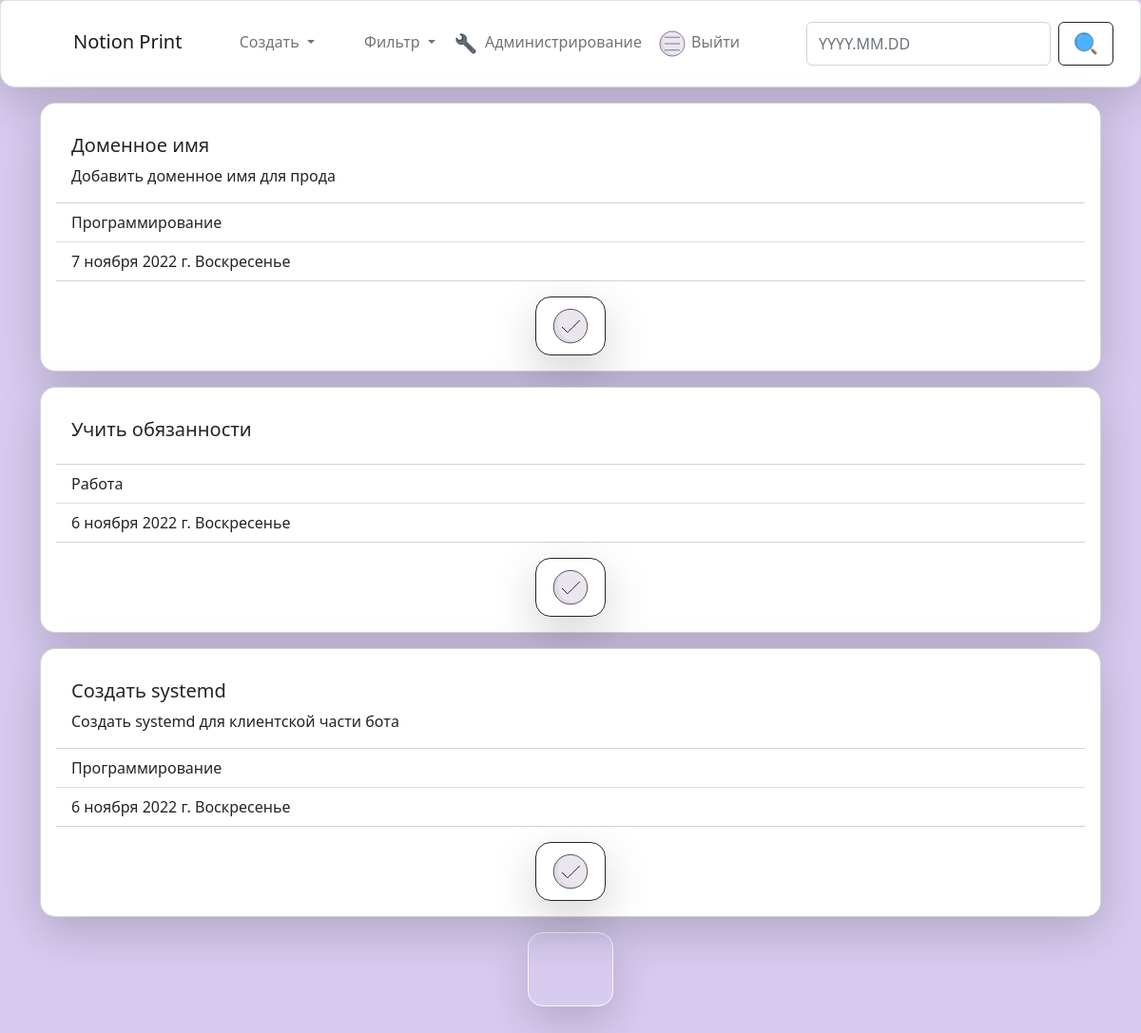
The app's page /?appoint_to__gte=2022-11-06&appoint_to__lt=2022-11-14 (signed in), older data.
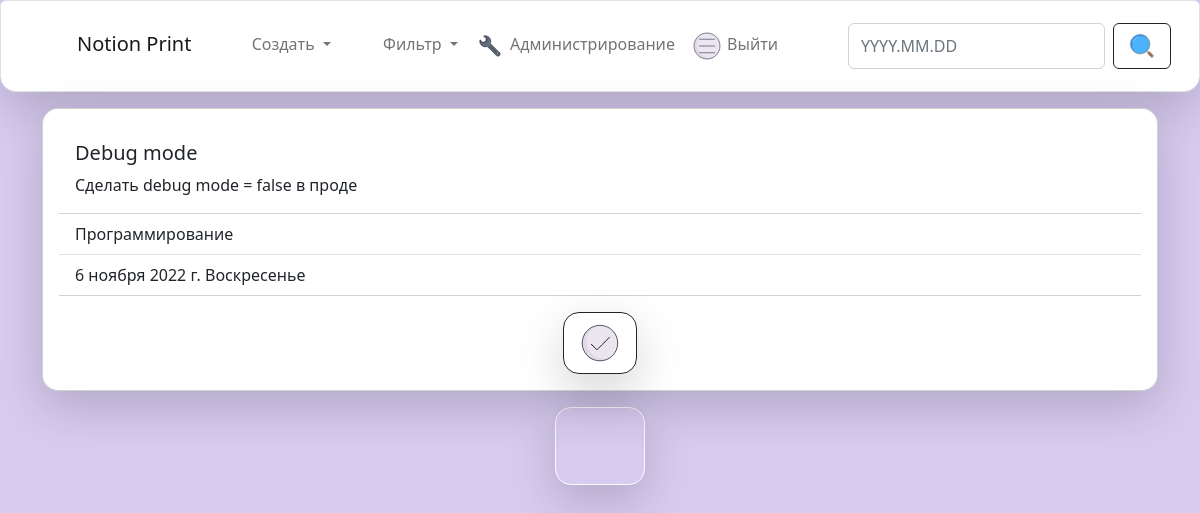
The same page, newer data.
### Notion/models.py (models this page shows, shortened)
class Task(models.Model):
    title = models.CharField(max_length=255, db_index=True, verbose_name='Заголовок задачи')
    content = models.TextField(blank=True, verbose_name='Текст задачи')
    created_at = models.DateTimeField(auto_now_add=True, verbose_name='Создано')
    update_at = models.DateTimeField(auto_now=True, verbose_name='Изменено')
    appoint_to = models.DateField(verbose_name='Назначено на')
    photo = models.ImageField(upload_to='photos/%Y/%m/%d/',blank=True, verbose_name='Прикрепленное фото')
    active = models.BooleanField(default=True, verbose_name='Активна')
    typing = models.ForeignKey('Typing', on_delete=models.PROTECT, null=True, verbose_name='Тип задачи')
    class Meta:
        verbose_name = 'Задача'
        verbose_name_plural = 'Задачи'
        ordering = ['-created_at']

class Typing(models.Model):
    title = models.CharField(max_length=255, db_index=True, verbose_name='Тип задачи')
    def __str__(self) -> str:
        return self.title
    class Meta:
        verbose_name = 'Тип'
        verbose_name_plural = 'Типы'
        ordering = ['title']

### Notion/views.py (the view)
# urls.py: path('', Home.as_view(), name='home')
class Home(LoginRequiredMixin, ListView):
    model = Task
    template_name = 'Notion/home.html'
    login_url = '/login/'
    context_object_name = 'task_list'
    def get_context_data(self, **kwargs):
        context = super().get_context_data(**kwargs)
        context['weekday'] = get_weekday(self.current_date)
        context['now_date'] = get_now_date()
        return context
    def get(self, request, *args, **kwargs) -> HttpResponse:
        self.current_date = request.GET.get('search', get_now_date())
        self.appoint_to__gte = request.GET.get('appoint_to__gte', None)
        self.appoint_to__lt = request.GET.get('appoint_to__lt', None)
        return super().get(request, *args, **kwargs)
    def get_queryset(self):
        if self.appoint_to__gte!=None and self.appoint_to__lt!=None:
            return Task.objects.filter(active=True, appoint_to__gte=self.appoint_to__gte, appoint_to__lt=self.appoint_to__lt).select_related('typing')
        return Task.objects.filter(active=True, appoint_to=self.current_date).select_related('typing')

### Notion/templatetags/custom_filters.py (called while the page is built)
@register.simple_tag(name = 'get_categories')
def get_categories(task_list):
    if len(task_list)!=0:
        return str(task_list[0].appoint_to)
    return False

@register.simple_tag(name= 'get_dates')
def get_dates(now, period):
    def to_str(date):
        return date.strftime('%Y-%m-%d')
    now_date = datetime.strptime(now, "%Y-%m-%d")
    if period=='week':
        return f"?appoint_to__gte={to_str(now_date-timedelta(7))}&appoint_to__lt={to_str(now_date+timedelta(1))}"
    elif period=='month':
        return f"?appoint_to__gte={to_str(now_date-timedelta(30))}&appoint_to__lt={to_str(now_date+timedelta(1))}"

### Notion/views.py (called while the page is built)
def get_now_date():
    return datetime.today().strftime('%Y-%m-%d')

def get_weekday(date):
    day_index = datetime.isoweekday(datetime.strptime(date, "%Y-%m-%d"))
    if day_index==1: return 'Понедельник'
    elif day_index==2: return 'Вторник'
    elif day_index==3: return 'Среда'
    elif day_index==4: return 'Четверг'
    elif day_index==5: return 'Пятница'
    elif day_index==6: return 'Суббота'
    elif day_index==7: return 'Воскресенье'

### Notion/templates/Notion/home.html (shortened to what this page needs)
{% extends 'base.html' %}
{% block container %}
<div class="container">
    {% for task in task_list %}
    <div class="card mt-3 shadow-lg p-3 mb-2 bg-body rounded-4">
        <div class="card-body">
            <h5 class="card-title">{{task.title|capfirst}}</h5>
            <p class="card-text">{{task.content|safe}}</p>
        </div>
        <ul class="list-group list-group-flush">
            <li class="list-group-item">{{task.typing|capfirst}}</li>
            <li class="list-group-item">{{task.appoint_to}} {{weekday}}</li>
        </ul>
        {% include 'Notion/include/_button_deactivate.html' %}
    </div>
{% endfor %}
    <div class="row">
        <div class="col text-center">
        {% include 'Notion/include/_button_print.html' %}
        </div>
    </div>
</div>
{% endblock %}

### templates/base.html (shortened to what this page needs)
<!doctype html>
{% load static %}
<html lang="ru">
<head>
    <link href="https://cdn.jsdelivr.net/npm/bootstrap@5.2.1/dist/css/bootstrap.min.css" rel="stylesheet"
>
</head>
<body style="background-color: #D7CBF0;">
    {% if request.user.is_authenticated %}{% include 'include/_navbar.html' %}{% endif %}
    {% block container %}{% endblock %}
</body>
</html>

### templates/include/_navbar.html (shortened to what this page needs)
{% load static %}
<nav class="navbar navbar-expand-lg bg-light rounded-top rounded-4 border border-1 shadow-lg p-3 mb-3 bg-body rounded">
  <div class="container-fluid">
    <a class="navbar-brand" href="/">
      <lord-icon
      src="{% static 'icons/logo.json' %}"
      trigger="hover"
      style="width:48px;height:48px">
      </lord-icon>Notion Print</a>
    <div class="collapse navbar-collapse" id="navbarTogglerDemo02">
      <ul class="navbar-nav me-auto mb-2 mb-lg-0">
          <li class="nav-item dropdown">
          <a class="nav-link dropdown-toggle" href="#" role="button" data-bs-toggle="dropdown" aria-expanded="false">
            <lord-icon
            src="{% static 'icons/add.json' %}"
            trigger="hover"
            style="width:32px;height:32px">
            </lord-icon>
            Создать
          </a>
        {% if now_date %}
          {% include 'Notion/include/_datebar.html' %}
        {% endif %}
        <li class="nav-item">
          <a class="nav-link" href="{% url 'admin:index'%}">
            <lord-icon
            src="{% static 'icons/admin.json' %}"
            trigger="hover"
            style="width:32px;height:32px">
            </lord-icon>
            Администрирование</a>
        </li>
        <li class="nav-item">
          <a class="nav-link" href="{% url 'logout'%}">
            <lord-icon
            src="{% static 'icons/logout.json' %}"
            trigger="hover"
            style="width:32px;height:32px">
            </lord-icon>
          Выйти</a>
        </li>
      </ul>
      <form action="{% url 'home' %}" class="d-flex" role="search">
        <input class="dateinput form-control me-2" type="text" name="search" placeholder="YYYY.MM.DD" required="" aria-label="Search">
        <button class="btn btn-outline-dark" type="submit">
          <lord-icon
              src="{% static 'icons/find.json' %}"
              trigger="hover"
              colors="outline:#121331,secondary:#b26836,secondary2:#4bb3fd,quaternary:#ebe6ef"
              style="width:32px;height:32px">
          </lord-icon>
        </button>
      </form>
    </div>
  </div>
</nav>
<link rel="stylesheet" href="https://cdnjs.cloudflare.com/ajax/libs/bootstrap-datepicker/1.4.1/css/bootstrap-datepicker3.css"/>

### Notion/templates/Notion/include/_datebar.html (shortened to what this page needs)
{% load custom_filters %}
{% load static %}
<li class="nav-item dropdown">
    <a class="nav-link dropdown-toggle" href="#" role="button" data-bs-toggle="dropdown" aria-expanded="false">
      <lord-icon
      src="{% static 'icons/calendar.json' %}"
      trigger="hover"
      style="width:32px;height:32px">
      </lord-icon>
      Фильтр
    </a>

### Notion/templates/Notion/include/_button_deactivate.html
{% load static %}
<button class="m-auto mt-3 btn btn-outline-dark shadow-lg rounded-4" type="submit" id="deactivate_{{task.pk}}"
  onclick="deactivate(this)">
  <lord-icon src="{% static 'icons/approve.json' %}" trigger="hover" style="width:48px;height:48px">
  </lord-icon>
</button>

### Notion/templates/Notion/include/_button_print.html (shortened to what this page needs)
{% load static %}
{% load custom_filters %}
{%get_categories task_list as print_date%}
{% if print_date != False %}
<form action="{% url 'print' %}" class="m-auto mb-5 mt-2" role="date" method="get">
    <button class="btn btn-outline-light shadow-lg rounded-4" type="submit">
        <lord-icon
            src="{% static 'icons/print.json' %}"
            trigger="hover"
            colors="outline:#121331,secondary:#b26836,secondary2:#4bb3fd,quaternary:#ebe6ef"
            style="width:64px;height:64px">
        </lord-icon>
    </button>
</form>
{% endif %}
<link rel="stylesheet" href="https://cdnjs.cloudflare.com/ajax/libs/bootstrap-datepicker/1.4.1/css/bootstrap-datepicker3.css"/>

Row changes from the older to the newer data that the page shows:
no longer on this page (row edited): Task: title "Доменное имя", content "Добавить доменное имя для прода", typing "Программирование", appoint_to "7 ноября 2022 г.", weekday "Воскресенье"
no longer on this page (row edited): Task: title "Учить обязанности", typing "Работа", appoint_to "6 ноября 2022 г.", weekday "Воскресенье"
no longer on this page (row edited): Task: title "Создать systemd", content "Создать systemd для клиентской части бота", typing "Программирование", appoint_to "6 ноября 2022 г.", weekday "Воскресенье"
now on this page (row edited): Task: title "Debug mode", content "Сделать debug mode = false в проде", typing "Программирование", appoint_to "6 ноября 2022 г.", weekday "Воскресенье"
